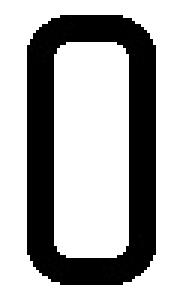
#> input picture generator/images/green/0.png, 60 x 100 px, given in place of 赣.png, which was not available (shown 3 times larger)
$ python green.py   (older library calls are emulated)
#> lines starting #> are read from the running program, lines starting #| are printed output that depends on the picture; pictures that were not available may be replaced by others from this repository, and a replacement may not be noted
### generator/base.py
class LicensePlateGenerator(object):
    """
    图片大小：
    一般车：440*140
    新能源：480*140
    半挂车：440*220

    车牌类型：
    1. 蓝牌
    2. 新能源（绿牌）
    3. 黑牌（大使馆等）
    4. 黄牌（正常小型货车）
    5. 黄牌（大货车，半挂车）
    6. 白牌（警车、军车等）
    """
    def __init__(self):
        self.size = 5
        self.areas = ["京A", "京C", "京E", "京F", "京H", "京G", "京B",
                      "津A", "津B", "津C", "津E",
                      "沪A", "沪B", "沪D", "沪C",
                      "渝A", "渝B", "渝C", "渝G", "渝H",
                      "冀A", "冀B", "冀C", "冀D", "冀E", "冀F", "冀G", "冀H", "冀J", "冀R", "冀T",
                      "豫A", "豫B", "豫C", "豫D", "豫E", "豫F", "豫G", "豫H", "豫J", "豫K", "豫L", "豫M", "豫N", "豫P", "豫Q", "豫R", "豫S", "豫U",
                      "云A", "云C", "云D", "云E", "云F", "云G", "云H", "云J", "云K", "云L", "云M", "云N", "云P", "云Q", "云R", "云S",
                      "辽A", "辽B", "辽C", "辽D", "辽E", "辽F", "辽G", "辽H", "辽J", "辽K", "辽L", "辽M", "辽N", "辽P", "辽V",
                      "黑A", "黑B", "黑C", "黑D", "黑E", "黑F", "黑G", "黑H", "黑J", "黑K", "黑L", "黑M", "黑N", "黑P", "黑R",
                      "湘A", "湘B", "湘C", "湘D", "湘E", "湘F", "湘G", "湘H", "湘J", "湘K", "湘L", "湘M", "湘N", "湘U", "湘S",
                      "皖A", "皖B", "皖C", "皖D", "皖E", "皖F", "皖G", "皖H", "皖J", "皖K", "皖L", "皖M", "皖N", "皖P", "皖Q", "皖R", "皖S",
                      "鲁A", "鲁B", "鲁C", "鲁D", "鲁E", "鲁F", "鲁G", "鲁H", "鲁J", "鲁K", "鲁L", "鲁M", "鲁N", "鲁P", "鲁Q", "鲁R", "鲁S", "鲁U", "鲁V", "鲁Y",
                      "新A", "新B", "新C", "新D", "新E", "新F", "新G", "新H", "新J", "新K", "新L", "新M", "新N", "新P", "新Q", "新R",
                      "苏A", "苏B", "苏C", "苏D", "苏E", "苏F", "苏G", "苏H", "苏J", "苏K", "苏L", "苏M", "苏N",
                      "浙A", "浙B", "浙C", "浙D", "浙E", "浙F", "浙G", "浙H", "浙J", "浙K", "浙L",
                      "赣A", "赣B", "赣C", "赣D", "赣E", "赣F", "赣G", "赣H", "赣J", "赣K", "赣L", "赣M",
                      "鄂A", "鄂B", "鄂C", "鄂D", "鄂E", "鄂F", "鄂G", "鄂H", "鄂J", "鄂K", "鄂L", "鄂M", "鄂N", "鄂P", "鄂Q", "鄂R", "鄂S",
                      "桂A", "桂B", "桂C", "桂D", "桂E", "桂F", "桂G", "桂H", "桂J", "桂K", "桂L", "桂M", "桂N", "桂P", "桂R",
                      "甘A", "甘B", "甘C", "甘D", "甘E", "甘F", "甘G", "甘H", "甘J", "甘K", "甘L", "甘M", "甘N", "甘P",
                      "晋A", "晋B", "晋C", "晋D", "晋E", "晋F", "晋H", "晋J", "晋K", "晋L", "晋M",
                      "蒙A", "蒙B", "蒙C", "蒙D", "蒙E", "蒙F", "蒙G", "蒙H", "蒙J", "蒙K", "蒙L", "蒙M",
                      "陕A", "陕B", "陕C", "陕D", "陕E", "陕F", "陕G", "陕H", "陕J", "陕K", "陕U", "陕V",
                      "吉A", "吉B", "吉C", "吉D", "吉E", "吉F", "吉G", "吉H", "吉J",
                      "闽A", "闽B", "闽C", "闽D", "闽E", "闽F", "闽G", "闽H", "闽J", "闽K",
                      "贵A", "贵B", "贵C", "贵D", "贵E", "贵F", "贵G", "贵H", "贵J",
                      "粤A", "粤B", "粤C", "粤D", "粤E", "粤F", "粤G", "粤H", "粤J", "粤K", "粤L", "粤M", "粤N", "粤P", "粤Q", "粤R", "粤S", "粤T", "粤U", "粤V", "粤W", "粤X", "粤Y", "粤Z",
                      "青A", "青B", "青C", "青D", "青E", "青F", "青G", "青H",
                      "藏A", "藏B", "藏C", "藏D", "藏E", "藏F", "藏G", "藏H", "藏J",
                      "川A", "川B", "川C", "川D", "川E", "川F", "川H", "川J", "川K", "川L", "川M", "川Q", "川R", "川S", "川T", "川U", "川V", "川W", "川X", "川Y", "川Z",
                      "宁A", "宁B", "宁C", "宁D",
                      "琼A", "琼B", "琼C", "琼D", "琼E"]
        self.letters = ['A', 'B', 'C', 'D', 'E', 'F', 'G', 'H', 'J', 'K', 'L', 'M', 'N', 'P', 'Q', 'R',
                        'S', 'T', 'U', 'V', 'W', 'X', 'Y', 'Z', '0', '1', '2', '3', '4', '5', '6', '7', '8', '9']

    def random_number(self):
        raise NotImplementedError('random_number() is not implemented')

    def generate(self, number, save_path):
        raise NotImplementedError('generate() is not implemented')

### generator/green.py
import random
from PIL import Image
import os
try:
    from generator.base import LicensePlateGenerator
except Exception as e:
    from .base import LicensePlateGenerator


class GreenPlate(LicensePlateGenerator):

    def __init__(self):
        super(GreenPlate, self).__init__()
        self.length = 6

    def random_number(self):
        area = random.choice(self.areas)
        chars = ''
        for _ in range(self.length):
            chars += random.choice(self.letters)
        return area+chars

    def generate(self):
        plate = self.random_number()
        image = Image.new('RGBA', (480, 140), color=(0, 0, 0, 0))
#> image: PIL image 480x140 RGBA; every value is 0
        for index, char in enumerate(list(plate)):
            char_image = Image.open(os.path.join(
                'generator', 'images', 'green', f'{char}.png')).convert('RGBA')
#> char_image is the input picture: PIL image 60x100 RGBA; mean R, G, B, A 173.2, 173.2, 173.2, 81.9
            char_image = char_image.resize((43, 90), Image.ANTIALIAS)
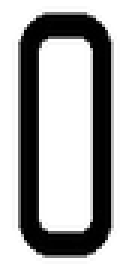
#> char_image: PIL image 43x90 RGBA (shown 3 times larger); mean R, G, B, A 0.1, 0.1, 0.1, 81.8; transparent parts drawn white
            x = 0
            y = 25
            if index == 0:
                index = 15
            elif index == 1:
                x = 15 + 43 * index + 12 * index
            else:
                x = 15 + 43 * index + 12 * (index + 1) + 10
            image.paste(char_image, (x, y))
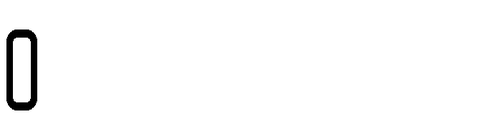
#> image: PIL image 480x140 RGBA; mean R, G, B, A 0, 0, 0, 4.7; transparent parts drawn white
#> pass 2 of the loop in generate, `for index, char in enumerate(list(plate)):`:
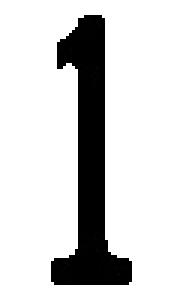
#> input picture generator/images/green/1.png, 60 x 100 px, given in place of L.png, which was not available (shown 3 times larger)
#> in generate, char_image is the input picture: PIL image 60x100 RGBA; mean R, G, B, A 210.3, 210.3, 210.3, 44.8
#> in generate, `char_image = char_image.resize((43, 90), Image.ANTIALIAS)`:
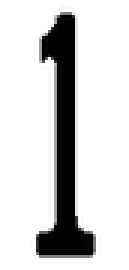
#> char_image: PIL image 43x90 RGBA (shown 3 times larger); mean R, G, B, A 0.1, 0.1, 0.1, 44.8; transparent parts drawn white
#> in generate, `image.paste(char_image, (x, y))`:
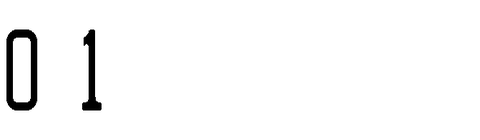
#> image: PIL image 480x140 RGBA; mean R, G, B, A 0, 0, 0, 7.3; transparent parts drawn white
#> pass 3 of the loop in generate, `for index, char in enumerate(list(plate)):`:
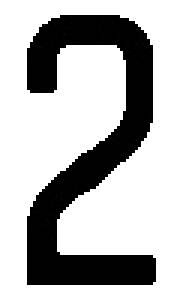
#> input picture generator/images/green/2.png, 60 x 100 px, found by its file name (shown 3 times larger)
#> in generate, char_image is the input picture: PIL image 60x100 RGBA; mean R, G, B, A 180.8, 180.8, 180.8, 74.2
#> in generate, `char_image = char_image.resize((43, 90), Image.ANTIALIAS)`:
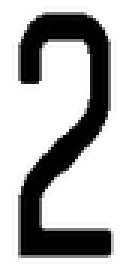
#> char_image: PIL image 43x90 RGBA (shown 3 times larger); mean R, G, B, A 0.1, 0.1, 0.1, 74.3; transparent parts drawn white
#> in generate, `image.paste(char_image, (x, y))`:
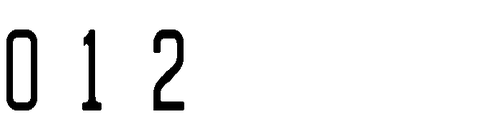
#> image: PIL image 480x140 RGBA; mean R, G, B, A 0, 0, 0, 11.6; transparent parts drawn white
#> the loop made 5 passes; the first 3 are shown
        canvas_image = Image.new("RGBA", image.size, "GREEN")
        canvas_image.paste(image, mask=image)
        return canvas_image.convert("RGB"), plate


if __name__ == '__main__':
    from matplotlib import pyplot as plt

    generator = GreenPlate()
#> (the run stopped early here; a loop or call above may not have finished)
